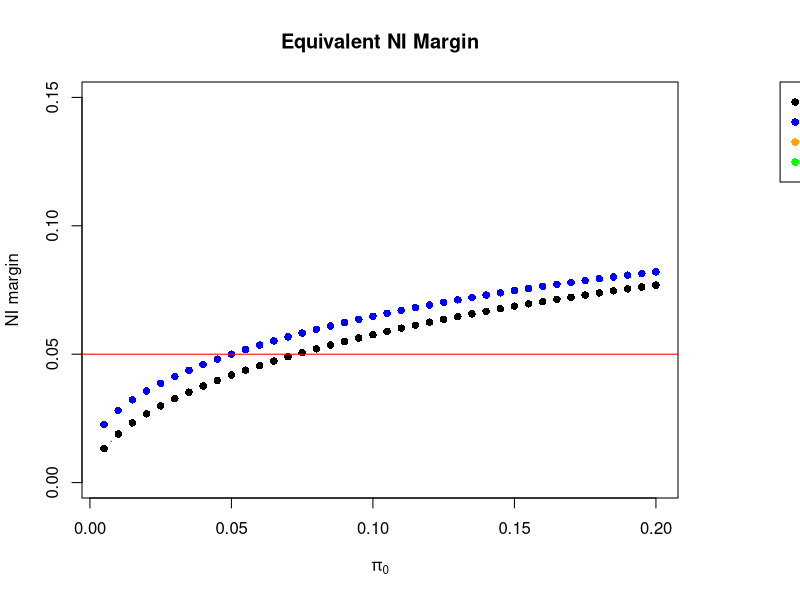
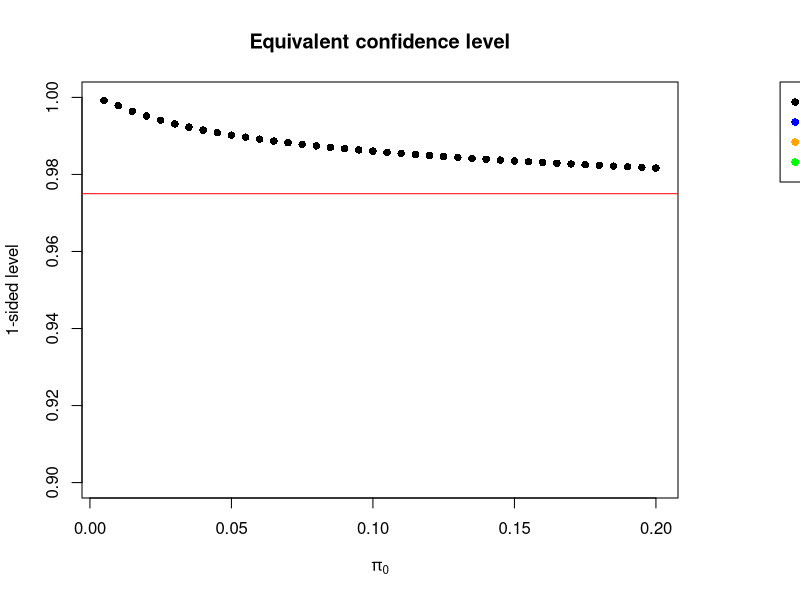

The R script that drew these images, in order:
# Set seed and load libraries
set.seed(1)

# Sample size calculation function:

sam_size_RD= function(alpha,beta,pC,pA,NIm, r) {
  n= (qnorm(1-alpha)+qnorm(1-beta))^2*((pC*(1-pC)+pA*(1-pA)/r)/(pA-pC-NIm)^2)
  return(s<-c(n1<-ceiling(n),n2<- ceiling (ceiling(n)*r)))
}

sam_size_RR= function(alpha,beta,pC,pA,NIm, r) {
  n= (qnorm(1-alpha)+qnorm(1-beta))^2*(((1-pC)/(pC)+(1-pA)/(r*pA))/(log(pA/pC)-NIm)^2)
  return(s<-c(n1<-ceiling(n),n2<- ceiling (ceiling(n)*r)))
}

sam_size_AS= function(alpha,beta,pC,pA,NIm, r) {
  n= (qnorm(1-alpha)+qnorm(1-beta))^2*(((1/(4*r)+1/4))/(asin(sqrt(pA))-asin(sqrt(pC))-NIm)^2)
  return(s<-c(n1<-ceiling(n),n2<- ceiling (ceiling(n)*r)))
}

# Parameterization

n.sim<-10000
pie0<-0.05 # Expected control event rate
pie1<-pie0 # Same as expected active event rate
pif1<-0.1  # Maximum tolerable active event rate 
NI.marg<-asin(sqrt(pif1))-asin(sqrt(pie0))
NI.marg.RD<-pif1-pie0
NI.marg.RR<-log(pif1/pie0)
r<-1       # Allocation ratio
power<-0.9 # Power
alph<-0.025 # Significance level

# Iterate over different values of "true" pi0

range.of.pi0<-seq(0.005,0.2,0.005)
n.pi0<-length(range.of.pi0)
simulations<-array(NA, c(n.sim,8, n.pi0))
T1Er.method<-matrix(NA,n.pi0,4)
colnames(T1Er.method)<-1:4
n.modified<-matrix(NA,n.pi0,3)
colnames(n.modified)<-2:4
mean.margin<-rep(NA,n.pi0)
mean.alpha<-rep(NA,n.pi0)

for (j in 1:n.pi0) {
  pi0<-range.of.pi0[j]  # True control event rate
  pi1<-pi0  # True active event rate
  # pi1<-pi0*2  # True active event rate
  sample.size<-sam_size_AS(alph, 1-power, pie0, pie1, NI.marg,r)  # Sample size
  #sample.size<-sam_size_RD(alph, 1-power, pie0, pie1, NI.marg.RD,r)  # Sample size
  #sample.size<-sam_size_RR(alph, 1-power, pie0, pie1, NI.marg.RR,r)  # Sample size
  
  # Data and results matrices
  
  simulations[,3,j]<-sample.size[1]
  simulations[,4,j]<-sample.size[2]
  
  for (i in 1:n.sim) {
    simulations[i,1,j]<-rbinom(1,sample.size[1],pi0)
    simulations[i,2,j]<-rbinom(1,sample.size[2],pi1)
    #simulations[i,5,1]<-prop.test(simulations[i,1:2,1],simulations[i,3:4,1],alternative = "g", correct = FALSE)$conf.int[1]
    #simulations[i,5,j]<-riskratio(matrix(c(simulations[i,1:2,j], simulations[i,3:4,j]-simulations[i,1:2,j]),ncol=2), rev = "c", conf.level = 0.9)$measure[2,3]
    seAS<-sqrt(1/(4*sample.size[1])+1/(4*sample.size[2]))
    AS<-asin(sqrt(simulations[i,2,j]/sample.size[2]))-asin(sqrt(simulations[i,1,j]/sample.size[1]))
    simulations[i,5,j]<-AS+qnorm(1-alph)*seAS
    simulations[i,6,j]<-(simulations[i,5,j]<NI.marg)
    pio0<-simulations[i,1,j]/simulations[i,3,j]
    NI.marg.ASfront<-sin(asin(sqrt(pio0))+asin(sqrt(pif1))-asin(sqrt(pie0)))^2-pio0

    p.value<-pnorm((AS-NI.marg)/seAS)
    RD<-simulations[i,2,j]/sample.size[2]-simulations[i,1,j]/sample.size[1]
    seRD<-sqrt((simulations[i,2,j]/sample.size[2])*(1-simulations[i,2,j]/sample.size[2])/sample.size[2]+(simulations[i,1,j]/sample.size[1])*(1-simulations[i,1,j]/sample.size[1])/sample.size[1])
    p.value.RD<-pnorm((RD-NI.marg.RD)/seRD)
    simulations[i,7,j]<-RD-seRD*qnorm(p.value)
    SE.RDeq<-(RD-NI.marg.ASfront)/qnorm(p.value)
    simulations[i,8,j]<-pnorm(qnorm(0.975)*SE.RDeq/seRD)
    
  }
  
  T1Er.method[j,1]<-sum(simulations[,6,j])/n.sim
  mean.margin[j]<-sum(simulations[,7,j])/n.sim
  mean.alpha[j]<-sum(simulations[,8,j])/n.sim
  
  cat("Scenario ", j, "completed\n")
}

yAS<-sin(asin(sqrt(range.of.pi0))+asin(sqrt(pif1))-asin(sqrt(pie0)))^2-range.of.pi0

# save results

# save.image("~/My Documents/Non-inferiority trials/NI Frontiers/Simulation results/Base case AS - Report on RD.RData")

# Plot


par(mar=c(5.1, 4.1, 4.1, 6.1), xpd=FALSE)
plot(range.of.pi0, mean.margin, type = "b", pch=16, ylim=c(0,0.15), xlab = expression(pi[0]), ylab= "NI margin", main = "Equivalent NI Margin")
lines(range.of.pi0, yAS,  col="blue", type = "b", pch=16)
abline(h=0.05, col="red")
par(xpd=TRUE)
legend("topright",inset=c(-0.35,0), legend = c("Method 1", "Method 2", "Method 3", "Method 4"), pch=16, col = c("black","blue","orange", "green")) # optional legend
par(xpd=FALSE)

par(mar=c(5.1, 4.1, 4.1, 6.1), xpd=FALSE)
plot(range.of.pi0, mean.alpha, type = "b", pch=16, ylim=c(0.9,1), xlab = expression(pi[0]), ylab= "1-sided level", main = "Equivalent confidence level")
abline(h=0.975, col="red")
par(xpd=TRUE)
legend("topright",inset=c(-0.35,0), legend = c("Method 1", "Method 2", "Method 3", "Method 4"), pch=16, col = c("black","blue","orange", "green")) # optional legend
par(xpd=FALSE)


